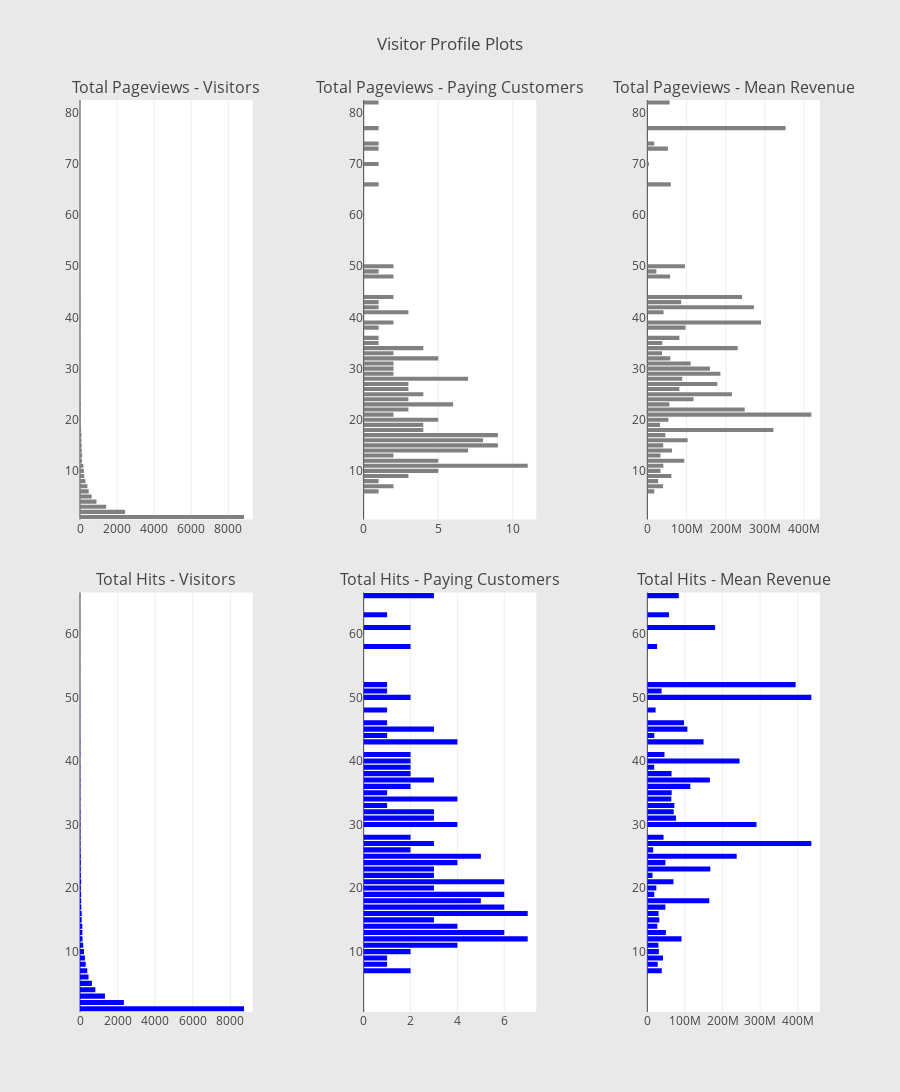

The cell this chart's notebook holds for it:
### Code cell
cnt_srs = datavis.groupby('totals.pageviews')['totals.transactionRevenue'].agg(['size', 'count', 'mean'])
cnt_srs.columns = ["count", "count of non-zero revenue", "mean"]
cnt_srs = cnt_srs.sort_values(by="count", ascending=False)
trace1 = horizontal_bar_chart(cnt_srs["count"].head(60), 'gray')
trace2 = horizontal_bar_chart(cnt_srs["count of non-zero revenue"].head(60), 'gray')
trace5 = horizontal_bar_chart(cnt_srs["mean"].head(60), 'gray')

# Hits
cnt_srs = datavis.groupby('totals.hits')['totals.transactionRevenue'].agg(['size', 'count', 'mean'])
cnt_srs.columns = ["count", "count of non-zero revenue", 'mean']
cnt_srs = cnt_srs.sort_values(by="count", ascending=False)
trace3 = horizontal_bar_chart(cnt_srs["count"].head(60), 'blue')
trace4 = horizontal_bar_chart(cnt_srs["count of non-zero revenue"].head(60), 'blue')
trace6 = horizontal_bar_chart(cnt_srs["mean"].head(60), 'blue')

# Creating two subplots
fig = tools.make_subplots(rows=2, cols=3, vertical_spacing=0.08, horizontal_spacing=0.15, 
                          subplot_titles=["Total Pageviews - Visitors", "Total Pageviews - Paying Customers", "Total Pageviews - Mean Revenue",
                                          "Total Hits - Visitors",  "Total Hits - Paying Customers", "Total Hits - Mean Revenue"])

fig.append_trace(trace1, 1, 1)
fig.append_trace(trace2, 1, 2)
fig.append_trace(trace5, 1, 3)
fig.append_trace(trace3, 2, 1)
fig.append_trace(trace4, 2, 2)
fig.append_trace(trace6, 2, 3)

fig['layout'].update(height=1200, width=900, paper_bgcolor='rgb(233,233,233)', title="Visitor Profile Plots")
init_notebook_mode(connected=True)
iplot(fig, filename='visitor-profile-plots')

### Figure 1 — Plotly figure (JSON) as saved in the notebook; plotly's stock layout.template omitted (floating-point values rounded to 4 significant figures)
{"data": [{"marker": {"color": "gray"}, "orientation": "h", "showlegend": false, "x": [2, 2, 2, 2, 2, 2, 2, 2, 2, 2, 2, 2, 2, 2, 3, 3, 3, 4, 4, 5, 5, 6, 6, 7, 8, 9, 10, 10, 11, 11, 14, 16, 16, 18, 19, 22, 25, 29, 33, 34, 36, 41, 60, 80, 83, 89, 92, 110, 117, 182, 209, 226, 293, 400, 471, 630, 889, 1412, 2430, 8848], "y": ["37", "44", "50", "51", "82", "73", "70", "77", "61", "63", "64", "66", "74", "58", "52", "49", "46", "38", "42", "48", "40", "36", "43", "35", "39", "34", "32", "41", "33", "30", "28", "25", "29", "31", "27", "26", "24", "22", "19", "20", "21", "23", "18", "16", "17", "15", "14", "12", "13", "11", "10", "9", "8", "7", "6", "5", "4", "3", "2", "1"], "type": "bar", "uid": "a4d3301e-30ef-497d-8d78-51082861cc80", "xaxis": "x", "yaxis": "y"}, {"marker": {"color": "gray"}, "orientation": "h", "showlegend": false, "x": [0, 2, 2, 0, 1, 1, 1, 1, 0, 0, 0, 1, 1, 0, 0, 1, 0, 1, 1, 2, 0, 1, 1, 1, 2, 4, 5, 3, 2, 2, 7, 4, 2, 2, 3, 3, 3, 3, 4, 5, 2, 6, 4, 8, 9, 9, 7, 5, 2, 11, 5, 3, 1, 2, 1, 0, 0, 0, 0, 0], "y": ["37", "44", "50", "51", "82", "73", "70", "77", "61", "63", "64", "66", "74", "58", "52", "49", "46", "38", "42", "48", "40", "36", "43", "35", "39", "34", "32", "41", "33", "30", "28", "25", "29", "31", "27", "26", "24", "22", "19", "20", "21", "23", "18", "16", "17", "15", "14", "12", "13", "11", "10", "9", "8", "7", "6", "5", "4", "3", "2", "1"], "type": "bar", "uid": "7d6c187c-3633-433d-a3b6-d115328564e4", "xaxis": "x2", "yaxis": "y2"}, {"marker": {"color": "gray"}, "orientation": "h", "showlegend": false, "x": [null, 241485000, 95945000, null, 56910000, 52450000, 3990000, 352290000, null, null, null, 59900000, 17590000, null, null, 22990000, null, 97410000, 271580000, 58020000, null, 81580000, 86340000, 37990000, 289705000, 230275000, 58340000, 41380000, 37365000, 159480000, 88920000.0, 215547500, 186155000, 110640000, 178500000.0, 81500000, 117700000.0, 248200000.0, 32105000, 53790000, 418075000, 56320000.0, 321390000, 102653750, 46020000.0, 40520000.0, 62750000.0, 94048000, 33585000, 40840000.0, 33576000, 61280000, 27590000, 40090000, 17590000, null, null, null, null, null], "y": ["37", "44", "50", "51", "82", "73", "70", "77", "61", "63", "64", "66", "74", "58", "52", "49", "46", "38", "42", "48", "40", "36", "43", "35", "39", "34", "32", "41", "33", "30", "28", "25", "29", "31", "27", "26", "24", "22", "19", "20", "21", "23", "18", "16", "17", "15", "14", "12", "13", "11", "10", "9", "8", "7", "6", "5", "4", "3", "2", "1"], "type": "bar", "uid": "991258f3-d34c-4111-bd38-5570e425d68d", "xaxis": "x3", "yaxis": "y3"}, {"marker": {"color": "blue"}, "orientation": "h", "showlegend": false, "x": [2, 3, 3, 3, 3, 3, 4, 4, 4, 5, 5, 5, 5, 5, 6, 6, 7, 8, 8, 10, 10, 11, 11, 12, 14, 15, 16, 17, 18, 21, 22, 22, 23, 26, 26, 40, 40, 43, 44, 46, 59, 61, 61, 69, 89, 92, 124, 127, 134, 172, 211, 261, 304, 387, 454, 636, 816, 1325, 2335, 8726], "y": ["58", "57", "62", "63", "54", "52", "40", "66", "45", "61", "50", "48", "55", "49", "51", "47", "46", "42", "44", "33", "38", "43", "35", "41", "39", "36", "37", "34", "31", "29", "32", "30", "28", "26", "27", "23", "25", "24", "20", "22", "19", "21", "18", "17", "16", "15", "14", "13", "12", "11", "10", "9", "8", "7", "6", "5", "4", "3", "2", "1"], "type": "bar", "uid": "af26899d-755f-4e85-8e02-5a3bf70bd0dc", "xaxis": "x4", "yaxis": "y4"}, {"marker": {"color": "blue"}, "orientation": "h", "showlegend": false, "x": [2, 0, 0, 1, 0, 1, 2, 3, 3, 2, 2, 1, 0, 0, 1, 0, 1, 0, 1, 1, 2, 4, 1, 2, 2, 2, 3, 4, 3, 0, 3, 4, 2, 2, 3, 3, 5, 4, 3, 3, 6, 6, 5, 6, 7, 3, 4, 6, 7, 4, 2, 1, 1, 2, 0, 0, 0, 0, 0, 0], "y": ["58", "57", "62", "63", "54", "52", "40", "66", "45", "61", "50", "48", "55", "49", "51", "47", "46", "42", "44", "33", "38", "43", "35", "41", "39", "36", "37", "34", "31", "29", "32", "30", "28", "26", "27", "23", "25", "24", "20", "22", "19", "21", "18", "17", "16", "15", "14", "13", "12", "11", "10", "9", "8", "7", "6", "5", "4", "3", "2", "1"], "type": "bar", "uid": "23a61e03-91fa-4aa6-be03-e2a6645d8a1a", "xaxis": "x5", "yaxis": "y5"}, {"marker": {"color": "blue"}, "orientation": "h", "showlegend": false, "x": [25895000, null, null, 57560000, null, 394230000, 245205000, 83460000.0, 106500000.0, 180160000, 436055000, 21980000, null, null, 37990000, null, 97410000, null, 18460000, 71850000, 64375000, 149395000, 64760000, 45570000, 18175000, 114300000, 166200000.0, 63742500, 76370000.0, null, 70170000.0, 290230000, 43085000, 15490000, 436100000.0, 167500000.0, 237568000, 47980000, 23920000, 13860000.0, 18495000, 69470000, 164688000, 47930000.0, 29820000.0, 31750000, 26592500, 49190000.0, 90930000.0, 29520000, 30745000, 41590000, 27590000, 38385000, null, null, null, null, null, null], "y": ["58", "57", "62", "63", "54", "52", "40", "66", "45", "61", "50", "48", "55", "49", "51", "47", "46", "42", "44", "33", "38", "43", "35", "41", "39", "36", "37", "34", "31", "29", "32", "30", "28", "26", "27", "23", "25", "24", "20", "22", "19", "21", "18", "17", "16", "15", "14", "13", "12", "11", "10", "9", "8", "7", "6", "5", "4", "3", "2", "1"], "type": "bar", "uid": "b4089709-e85a-4335-a490-2c45270b15c6", "xaxis": "x6", "yaxis": "y6"}], "layout": {"annotations": [{"font": {"size": 16}, "showarrow": false, "text": "Total Pageviews - Visitors", "x": 0.1167, "xanchor": "center", "xref": "paper", "y": 1, "yanchor": "bottom", "yref": "paper"}, {"font": {"size": 16}, "showarrow": false, "text": "Total Pageviews - Paying Customers", "x": 0.5, "xanchor": "center", "xref": "paper", "y": 1, "yanchor": "bottom", "yref": "paper"}, {"font": {"size": 16}, "showarrow": false, "text": "Total Pageviews - Mean Revenue", "x": 0.8833, "xanchor": "center", "xref": "paper", "y": 1, "yanchor": "bottom", "yref": "paper"}, {"font": {"size": 16}, "showarrow": false, "text": "Total Hits - Visitors", "x": 0.1167, "xanchor": "center", "xref": "paper", "y": 0.46, "yanchor": "bottom", "yref": "paper"}, {"font": {"size": 16}, "showarrow": false, "text": "Total Hits - Paying Customers", "x": 0.5, "xanchor": "center", "xref": "paper", "y": 0.46, "yanchor": "bottom", "yref": "paper"}, {"font": {"size": 16}, "showarrow": false, "text": "Total Hits - Mean Revenue", "x": 0.8833, "xanchor": "center", "xref": "paper", "y": 0.46, "yanchor": "bottom", "yref": "paper"}], "xaxis": {"anchor": "y", "domain": [0, 0.2333]}, "yaxis": {"anchor": "x", "domain": [0.54, 1]}, "xaxis2": {"anchor": "y2", "domain": [0.3833, 0.6167]}, "yaxis2": {"anchor": "x2", "domain": [0.54, 1]}, "xaxis3": {"anchor": "y3", "domain": [0.7667, 1.0]}, "yaxis3": {"anchor": "x3", "domain": [0.54, 1]}, "xaxis4": {"anchor": "y4", "domain": [0, 0.2333]}, "yaxis4": {"anchor": "x4", "domain": [0, 0.46]}, "xaxis5": {"anchor": "y5", "domain": [0.3833, 0.6167]}, "yaxis5": {"anchor": "x5", "domain": [0, 0.46]}, "xaxis6": {"anchor": "y6", "domain": [0.7667, 1.0]}, "yaxis6": {"anchor": "x6", "domain": [0, 0.46]}, "height": 1200, "width": 900, "paper_bgcolor": "rgb(233,233,233)", "title": {"text": "Visitor Profile Plots"}}}
